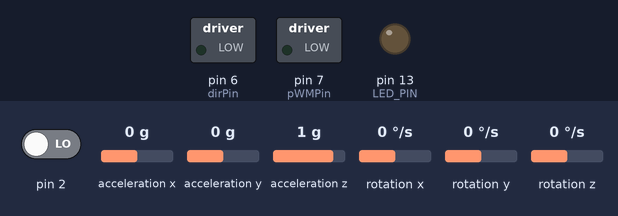
Bench run of a sketch on a simulated Arduino Uno, built with avr-gcc and run on an emulated ATmega328P. On the bench: switched loads named in the sketch (green lamp = pin HIGH), output pins drawn as LEDs (lit = HIGH). Inputs (shaded band) come from the test bench; at power-on: pin 2 LOW, acceleration x 0 g, acceleration y 0 g, acceleration z 1 g, rotation x 0 °/s, rotation y 0 °/s, rotation z 0 °/s. The sensor or clock chip raises its interrupt line as the real part does.

Above: at 0.1 s.
At 0.6 s:
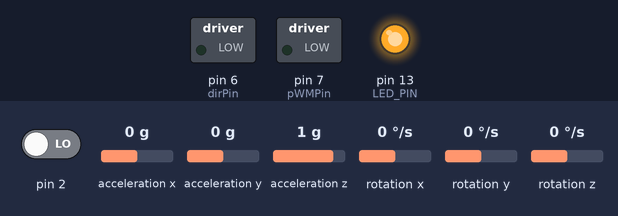
At 1.5 s:
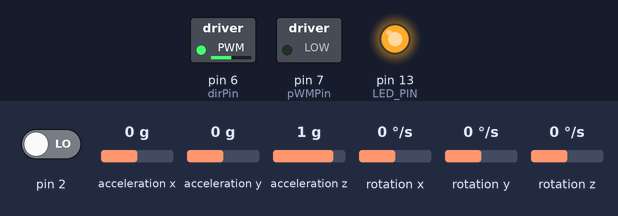
Timing chart, 0 to 3.0 s (numbered marks = the images above):
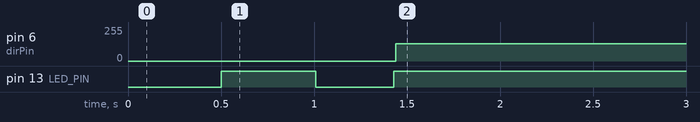

The sketch:

_1Wheel.ino
```cpp
#include "Mpu6050.h"
#include "Cytron.h"

#define LED_PIN 13 // (Arduino is 13, Teensy is 11, Teensy++ is 6)

//This is essentially PID algorithm:
// SPEED_GAIN = Ki
// ANGLE_GAIN = Kp
// ANGLE_RATE_GAIN = Kd
#define SPEED_GAIN 0.5
#define ANGLE_GAIN 140.0
#define ANGLE_RATE_GAIN 45.0

#define ANGLE_OFFSET -0.115  // Sensor is not perfectly level and needs offset. Caliberate your own and set accordingly

float desiredSpeed = 0.0;

float overallGain = 4.0;

// ================================================================
// ===                      INITIAL SETUP                       ===
// ================================================================

void setup() {

    // configure LED for output
    pinMode(LED_PIN, OUTPUT);

    // initialize serial communication
    // (115200 chosen because it is required for Teapot Demo output, but it's
    // really up to you depending on your project)
    Serial.begin(115200);

    mpu6050Setup();
    driverSetup();
}

// ================================================================
// ===                    MAIN PROGRAM LOOP                     ===
// ================================================================

void loop() {

    while(!hasSensorStabilized()) {
      blink();
    }

    ledOn();
    float *ypr = readYpr();

    if (ypr == NULL) {
       disableMotor();  // something is wrong, shut off motor
       return;
    }

    float angle = ypr[1] + ANGLE_OFFSET; // pitch is how much the board tilts, in radians
    float angleRate = -1.0 * float(readGyro()[1]) * M_PI / 180.0;  // gyro_y is the rate of tilting, in radians
//       Serial.print(angle*20, 8);
//          Serial.print(",");
//       Serial.print(angleRate, 8);
//          Serial.println(",");
    if (!shouldBeActivated(angle)) {
      desiredSpeed = 0.0;
      disableMotor();
      return;
    }

    // balanceTorque is the output to motor just to keep it balanced
    float balanceTorque = ANGLE_GAIN * angle + ANGLE_RATE_GAIN * angleRate;

    //this is not current speed. We do not know actual speed as we have no wheel rotation encoders. This is a type of accelerator pedal effect:
    //this variable increases with each loop of the program IF board is deliberately held at an angle (by rider for example)
    //So it means "if we are STILL tilted, speed up a bit" and it keeps accelerating as long as you hold it tilted.
    //You do NOT need this to just balance, but to go up a slight incline for example you would need it: if board hits incline and then stops - if you hold it
    //tilted for long eneough, it will eventually go up the slope (so long as motors powerfull enough and motor controller powerful enough)
    //Why the 0.999 value? I got this from the SeWii project code - thanks!
    //If you have built up a large cur_speed value and you tilt it back to come to a standstill, you will have to keep it tilted back even when you have come to rest
    //i.e. board will stop moving OK but will now not be level as you are tiliting it back other way to counteract this large cur_speed value
    //The 0.999 means that if you bring board level after a long period tilted forwards, the cur_speed value magically decays away to nothing and your board
    //is now not only stationary but also level!

    desiredSpeed = (float) (desiredSpeed + (angle * SPEED_GAIN)) * 0.999;
    float duty = (float)(balanceTorque + desiredSpeed) * overallGain;
//    Serial.println(duty/10.0, 8);
    drive((int) duty);
}


// ================================================================
// ===                    ACTIVATION                           ====
// ================================================================

#define ACTIVE_ANGLE 3 * M_PI / 180.0
#define ACTIVE_DUR 300
#define DEACTIVE_ANGLE 18 * M_PI / 180.0
#define DEACTIVE_DUR 50

bool activated = false;
long lastChangedAt = 0;

// Motor should be activated only when angle is < ACTIVE_ANGLE for > ACTIVE_DUR ms,
//   or be deactivated when angle is > DEACTIVE_ANGLE for > DEACTIVE_DUR ms
bool shouldBeActivated(float angle) {

  if (!activated) {

    if (abs(angle) > ACTIVE_ANGLE)
      return false;

    if (lastChangedAt == 0)
      lastChangedAt = millis();
    else {
      if ((millis() - lastChangedAt) >= ACTIVE_DUR) {
        activated = true;
        lastChangedAt = 0;
      }
    }

  } else {

    if (abs(angle) < DEACTIVE_ANGLE)
      return true;

    if (lastChangedAt == 0)
      lastChangedAt = millis();
    else {
      if ((millis() - lastChangedAt) > DEACTIVE_DUR) {
        activated = false;
        lastChangedAt = 0;
      }
    }
  }

  return activated;
}

// ================================================================
// ===                    LED                                   ===
// ================================================================


// LED
enum LED_STATUS {
  ON,
  OFF,
  BLINK,
} ledStatus;

bool blinkState = LOW;
long lastSwitchingTime = 0;

void blink() {
    ledStatus = BLINK;
    led();
}

void ledOn() {
    ledStatus = ON;
    led();
}

void led() {
    switch (ledStatus) {
        case BLINK:
            if ((millis() - lastSwitchingTime) > 500) {
                blinkState = !blinkState;
                digitalWrite(LED_PIN, blinkState);
                lastSwitchingTime = millis();
            }
          break;
        case ON:
            digitalWrite(LED_PIN, HIGH);
            break;
        case OFF:
            digitalWrite(LED_PIN, LOW);
            break;
    }
}
```

Cytron.cpp
```cpp
#include <Arduino.h>

#include "Cytron.h"

// ================================================================
// ===        SETUP                                             ===
// ================================================================


void driverSetup() {
  pinMode(enablePin,INPUT_PULLUP);
  pinMode(pWMPin,OUTPUT);
  pinMode(dirPin,OUTPUT);
}


// ================================================================
// ===        CAP MOTOR OUTPUT CHANGE                           ===
// ================================================================

#define MAX_DUTY 100.0 // CAP max duty for testing

#define MAX_DUTY_CHANGE_RATE 300.0  // Change of duty should not exceed 10 per second
int lastDuty = 0;
long lastDutyTime = 0;

int capped(int duty) {
   long elapsedTime = millis() - lastDutyTime;
   float maxAllowedChange = ((float) elapsedTime) / 1000.0 * MAX_DUTY_CHANGE_RATE;

   if (abs(duty-lastDuty) > maxAllowedChange) {
     int posOrNeg = (duty-lastDuty) > 0 ? 1.0 : -1.0;
     duty = lastDuty + (int) (maxAllowedChange * posOrNeg);
//     Serial.println("CAPPED duty change rate");
   }

   if (duty > MAX_DUTY) {
     duty = MAX_DUTY;
//     Serial.println("CAPPED duty");
   }

   if (duty < MAX_DUTY * -1) {
     duty = MAX_DUTY * -1;
//     Serial.println("CAPPED duty");
   }

   lastDuty = duty;
   lastDutyTime = millis();

   return duty;
}

// ================================================================
// ===        MOTOR DRIVER                                      ===
// ================================================================


// duty: 0-255, 0: stop; 255: maximum speed

void drive(int duty) {
  duty *= DIRECTION;
  duty = capped(duty);

  if (duty >= 0) {
    duty = duty * POS_GAIN;
  } else {
    duty = duty * NEG_GAIN;
  }

  duty *= 0.5;
  duty += 128;

  if (digitalRead(enablePin) == HIGH) {
    disableMotor();
//      Serial.println("DISABLED!");
    return;
  }

  Serial.println(duty/10.0, 8);

  digitalWrite(pWMPin,HIGH);
  analogWrite(dirPin,duty);
}

void disableMotor() {
  digitalWrite(pWMPin,LOW);
  analogWrite(dirPin,128);
}


/*
 * Divides a given PWM pin frequency by a divisor.
 *
 * The resulting frequency is equal to the base frequency divided by
 * the given divisor:
 *   - Base frequencies:
 *      o The base frequency for pins 3, 9, 10, and 11 is 31250 Hz.
 *      o The base frequency for pins 5 and 6 is 62500 Hz.
 *   - Divisors:
 *      o The divisors available on pins 5, 6, 9 and 10 are: 1, 8, 64,
 *        256, and 1024.
 *      o The divisors available on pins 3 and 11 are: 1, 8, 32, 64,
 *        128, 256, and 1024.
 *
 * PWM frequencies are tied together in pairs of pins. If one in a
 * pair is changed, the other is also changed to match:
 *   - Pins 5 and 6 are paired (Timer0)
 *   - Pins 9 and 10 are paired (Timer1)
 *   - Pins 3 and 11 are paired (Timer2)
 *
 * Note that this function will have side effects on anything else
 * that uses timers:
 *   - Changes on pins 5, 6 may cause the delay() and
 *     millis() functions to stop working. Other timing-related
 *     functions may also be affected.
 *   - Changes on pins 9 or 10 will cause the Servo library to function
 *     incorrectly.
 *
 * Thanks to macegr of the Arduino forums for his documentation of the
 * PWM frequency divisors. His post can be viewed at:
 *   http://www.arduino.cc/cgi-bin/yabb2/YaBB.pl?num=1235060559/0#4
 */

void setPwmFrequency(int pin, int divisor) {
  byte mode;
  if(pin == 5 || pin == 6 || pin == 9 || pin == 10) { // Timer0 or Timer1
    switch(divisor) {
      case 1: mode = 0x01; break;
      case 8: mode = 0x02; break;
      case 64: mode = 0x03; break;
      case 256: mode = 0x04; break;
      case 1024: mode = 0x05; break;
      default: return;
    }
    if(pin == 5 || pin == 6) {
      TCCR0B = TCCR0B & 0b11111000 | mode; // Timer0
    } else {
      TCCR1B = TCCR1B & 0b11111000 | mode; // Timer1
    }
  } else if(pin == 3 || pin == 11) {
    switch(divisor) {
      case 1: mode = 0x01; break;
      case 8: mode = 0x02; break;
      case 32: mode = 0x03; break;
      case 64: mode = 0x04; break;
      case 128: mode = 0x05; break;
      case 256: mode = 0x06; break;
      case 1024: mode = 0x7; break;
      default: return;
    }
    TCCR2B = TCCR2B & 0b11111000 | mode; // Timer2
  }
}
```

Cytron.h
```cpp
#ifndef CYTRON_H
#define CYTRON_H

#define DIRECTION 1

#define pWMPin 7
#define dirPin 6
#define enablePin 12

// Motor doesn't output same torque on both directions. Adjust output accordingly
#define POS_GAIN 1.0
#define NEG_GAIN 1.0

// Should be called from main program's setup()
void driverSetup();


// duty: -255 - 255
//    0: stop
//  255: forward, max speed
// -255: reverse, max speed
void drive(int duty);

void disableMotor();

#endif
```

Mpu6050.h
```cpp
#ifndef _MPU6050_H
#define _MPU6050_H

#include "I2Cdev.h"

// supply your own gyro offsets by redefining them.
#define X_GYRO_OFFSET 220
#define Y_GYRO_OFFSET 76
#define Z_GYRO_OFFSET -85
#define Z_ACCEL_OFFSET 1788  // 1688 factory default for my test chip

// Should be called from main program's setup()
void mpu6050Setup();

// MPU 6050's reading tends to drift significantly at the beginning.
// This is a helper method to determine if reading has stabilized, which is
// defined as <1% change within 1s.
// The sensor should be kept absolutely stable when this function is called
// for it to function correctly.
bool hasSensorStabilized();

// return NULL if anything has gone wrong
float *readYpr();

int16_t *readGyro();

#endif
```

Source omitted: Mpu6050.cpp (13993 bytes)

Measured:
- by itself, pin 6 (dirPin): 0/255 → 128/255 at 1.4 s
- by itself, pin 13 (LED_PIN): LOW → HIGH at 0.50 s, → LOW 0.51 s later, → HIGH 0.42 s later
